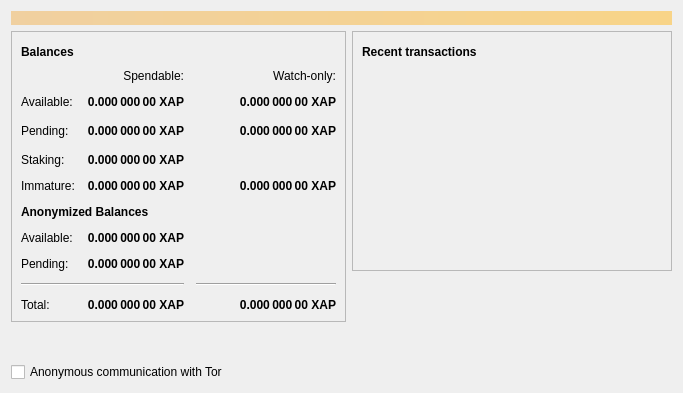
<?xml version="1.0" encoding="UTF-8"?>
<ui version="4.0">
 <class>OverviewPage</class>
 <widget class="QWidget" name="OverviewPage">
  <property name="geometry">
   <rect>
    <x>0</x>
    <y>0</y>
    <width>683</width>
    <height>393</height>
   </rect>
  </property>
  <property name="windowTitle">
   <string>Form</string>
  </property>
  <layout class="QVBoxLayout" name="topLayout">
   <item>
    <widget class="QLabel" name="labelAlerts">
     <property name="visible">
      <bool>false</bool>
     </property>
     <property name="styleSheet">
      <string notr="true">QLabel { background-color: qlineargradient(x1: 0, y1: 0, x2: 1, y2: 0, stop:0 #F0D0A0, stop:1 #F8D488); color:#000000; }</string>
     </property>
     <property name="wordWrap">
      <bool>true</bool>
     </property>
     <property name="margin">
      <number>3</number>
     </property>
     <property name="textInteractionFlags">
      <set>Qt::TextSelectableByMouse</set>
     </property>
    </widget>
   </item>
   <item>
    <layout class="QHBoxLayout" name="horizontalLayout" stretch="1,1">
     <item>
      <layout class="QVBoxLayout" name="verticalLayout_2">
       <item>
        <widget class="QFrame" name="frame">
         <property name="frameShape">
          <enum>QFrame::StyledPanel</enum>
         </property>
         <property name="frameShadow">
          <enum>QFrame::Raised</enum>
         </property>
         <layout class="QVBoxLayout" name="verticalLayout_4">
          <item>
           <layout class="QHBoxLayout" name="horizontalLayout_4">
            <item>
             <widget class="QLabel" name="label_5">
              <property name="font">
               <font>
                <weight>75</weight>
                <bold>true</bold>
               </font>
              </property>
              <property name="text">
               <string>Balances</string>
              </property>
             </widget>
            </item>
            <item>
             <widget class="QPushButton" name="labelWalletStatus">
              <property name="enabled">
               <bool>false</bool>
              </property>
              <property name="maximumSize">
               <size>
                <width>30</width>
                <height>16777215</height>
               </size>
              </property>
              <property name="toolTip">
               <string>The displayed information may be out of date. Your wallet automatically synchronizes with the Apollon network after a connection is established, but this process has not completed yet.</string>
              </property>
              <property name="text">
               <string/>
              </property>
              <property name="icon">
               <iconset resource="../bitcoin.qrc">
                <normaloff>:/icons/warning</normaloff>
                <disabledoff>:/icons/warning</disabledoff>:/icons/warning</iconset>
              </property>
              <property name="iconSize">
               <size>
                <width>24</width>
                <height>24</height>
               </size>
              </property>
              <property name="flat">
               <bool>true</bool>
              </property>
             </widget>
            </item>
            <item>
             <spacer name="horizontalSpacer_3">
              <property name="orientation">
               <enum>Qt::Horizontal</enum>
              </property>
              <property name="sizeHint" stdset="0">
               <size>
                <width>40</width>
                <height>20</height>
               </size>
              </property>
             </spacer>
            </item>
           </layout>
          </item>
          <item>
           <layout class="QGridLayout" name="gridLayout">
            <property name="spacing">
             <number>12</number>
            </property>
            <item row="4" column="2">
             <widget class="QLabel" name="labelWatchImmature">
              <property name="font">
               <font>
                <weight>75</weight>
                <bold>true</bold>
               </font>
              </property>
              <property name="cursor">
               <cursorShape>IBeamCursor</cursorShape>
              </property>
              <property name="toolTip">
               <string>Mined balance in watch-only addresses that has not yet matured</string>
              </property>
              <property name="text">
               <string notr="true">0.000 000 00 XAP</string>
              </property>
              <property name="alignment">
               <set>Qt::AlignRight|Qt::AlignTrailing|Qt::AlignVCenter</set>
              </property>
              <property name="textInteractionFlags">
               <set>Qt::LinksAccessibleByMouse|Qt::TextSelectableByKeyboard|Qt::TextSelectableByMouse</set>
              </property>
             </widget>
            </item>
            <item row="2" column="2">
             <widget class="QLabel" name="labelWatchPending">
              <property name="font">
               <font>
                <weight>75</weight>
                <bold>true</bold>
               </font>
              </property>
              <property name="cursor">
               <cursorShape>IBeamCursor</cursorShape>
              </property>
              <property name="toolTip">
               <string>Unconfirmed transactions to watch-only addresses</string>
              </property>
              <property name="text">
               <string notr="true">0.000 000 00 XAP</string>
              </property>
              <property name="alignment">
               <set>Qt::AlignRight|Qt::AlignTrailing|Qt::AlignVCenter</set>
              </property>
              <property name="textInteractionFlags">
               <set>Qt::LinksAccessibleByMouse|Qt::TextSelectableByKeyboard|Qt::TextSelectableByMouse</set>
              </property>
             </widget>
            </item>
            <item row="8" column="1">
             <widget class="QLabel" name="labelSigmaPending">
              <property name="font">
               <font>
                <weight>75</weight>
                <bold>true</bold>
               </font>
              </property>
              <property name="cursor">
               <cursorShape>IBeamCursor</cursorShape>
              </property>
              <property name="toolTip">
               <string>Total of anonymize transactions that have yet to be confirmed, and do not yet count toward the spendable balance</string>
              </property>
              <property name="text">
               <string notr="true">0.000 000 00 XAP</string>
              </property>
              <property name="alignment">
               <set>Qt::AlignRight|Qt::AlignTrailing|Qt::AlignVCenter</set>
              </property>
              <property name="textInteractionFlags">
               <set>Qt::LinksAccessibleByMouse|Qt::TextSelectableByKeyboard|Qt::TextSelectableByMouse</set>
              </property>
             </widget>
            </item>
            <item row="5" column="0" colspan="2">
             <widget class="QLabel" name="label">
              <property name="font">
               <font>
                <weight>75</weight>
                <bold>true</bold>
               </font>
              </property>
              <property name="text">
               <string>Anonymized Balances</string>
              </property>
             </widget>
            </item>
            <item row="1" column="2">
             <widget class="QLabel" name="labelWatchAvailable">
              <property name="font">
               <font>
                <weight>75</weight>
                <bold>true</bold>
               </font>
              </property>
              <property name="cursor">
               <cursorShape>IBeamCursor</cursorShape>
              </property>
              <property name="toolTip">
               <string>Your current balance in watch-only addresses</string>
              </property>
              <property name="text">
               <string notr="true">0.000 000 00 XAP</string>
              </property>
              <property name="alignment">
               <set>Qt::AlignRight|Qt::AlignTrailing|Qt::AlignVCenter</set>
              </property>
              <property name="textInteractionFlags">
               <set>Qt::LinksAccessibleByMouse|Qt::TextSelectableByKeyboard|Qt::TextSelectableByMouse</set>
              </property>
             </widget>
            </item>
            <item row="7" column="0">
             <widget class="QLabel" name="labelSigmaBalanceText">
              <property name="text">
               <string>Available:</string>
              </property>
             </widget>
            </item>
            <item row="0" column="2">
             <widget class="QLabel" name="labelWatchonly">
              <property name="text">
               <string>Watch-only:</string>
              </property>
              <property name="alignment">
               <set>Qt::AlignRight|Qt::AlignTrailing|Qt::AlignVCenter</set>
              </property>
             </widget>
            </item>
            <item row="10" column="0">
             <widget class="QLabel" name="labelTotalText">
              <property name="text">
               <string>Total:</string>
              </property>
             </widget>
            </item>
            <item row="7" column="1">
             <widget class="QLabel" name="labelSigmaBalance">
              <property name="font">
               <font>
                <weight>75</weight>
                <bold>true</bold>
               </font>
              </property>
              <property name="cursor">
               <cursorShape>IBeamCursor</cursorShape>
              </property>
              <property name="toolTip">
               <string>Your current spendable anonymized balance</string>
              </property>
              <property name="text">
               <string>0.000 000 00 XAP</string>
              </property>
              <property name="alignment">
               <set>Qt::AlignRight|Qt::AlignTrailing|Qt::AlignVCenter</set>
              </property>
              <property name="textInteractionFlags">
               <set>Qt::LinksAccessibleByMouse|Qt::TextSelectableByKeyboard|Qt::TextSelectableByMouse</set>
              </property>
             </widget>
            </item>
            <item row="4" column="1">
             <widget class="QLabel" name="labelImmature">
              <property name="font">
               <font>
                <weight>75</weight>
                <bold>true</bold>
               </font>
              </property>
              <property name="cursor">
               <cursorShape>IBeamCursor</cursorShape>
              </property>
              <property name="toolTip">
               <string>Mined balance that has not yet matured</string>
              </property>
              <property name="text">
               <string notr="true">0.000 000 00 XAP</string>
              </property>
              <property name="alignment">
               <set>Qt::AlignRight|Qt::AlignTrailing|Qt::AlignVCenter</set>
              </property>
              <property name="textInteractionFlags">
               <set>Qt::LinksAccessibleByMouse|Qt::TextSelectableByKeyboard|Qt::TextSelectableByMouse</set>
              </property>
             </widget>
            </item>
            <item row="8" column="0">
             <widget class="QLabel" name="labelSigmaPendingText">
              <property name="text">
               <string>Pending:</string>
              </property>
             </widget>
            </item>
            <item row="2" column="1">
             <widget class="QLabel" name="labelUnconfirmed">
              <property name="font">
               <font>
                <weight>75</weight>
                <bold>true</bold>
               </font>
              </property>
              <property name="cursor">
               <cursorShape>IBeamCursor</cursorShape>
              </property>
              <property name="toolTip">
               <string>Total of transactions that have yet to be confirmed, and do not yet count toward the spendable balance</string>
              </property>
              <property name="text">
               <string notr="true">0.000 000 00 XAP</string>
              </property>
              <property name="alignment">
               <set>Qt::AlignRight|Qt::AlignTrailing|Qt::AlignVCenter</set>
              </property>
              <property name="textInteractionFlags">
               <set>Qt::LinksAccessibleByMouse|Qt::TextSelectableByKeyboard|Qt::TextSelectableByMouse</set>
              </property>
             </widget>
            </item>
            <item row="2" column="3">
             <spacer name="horizontalSpacer_2">
              <property name="orientation">
               <enum>Qt::Horizontal</enum>
              </property>
              <property name="sizeHint" stdset="0">
               <size>
                <width>40</width>
                <height>20</height>
               </size>
              </property>
             </spacer>
            </item>
            <item row="1" column="1">
             <widget class="QLabel" name="labelBalance">
              <property name="font">
               <font>
                <weight>75</weight>
                <bold>true</bold>
               </font>
              </property>
              <property name="cursor">
               <cursorShape>IBeamCursor</cursorShape>
              </property>
              <property name="toolTip">
               <string>Your current spendable balance</string>
              </property>
              <property name="text">
               <string notr="true">0.000 000 00 XAP</string>
              </property>
              <property name="alignment">
               <set>Qt::AlignRight|Qt::AlignTrailing|Qt::AlignVCenter</set>
              </property>
              <property name="textInteractionFlags">
               <set>Qt::LinksAccessibleByMouse|Qt::TextSelectableByKeyboard|Qt::TextSelectableByMouse</set>
              </property>
             </widget>
            </item>
            <item row="4" column="0">
             <widget class="QLabel" name="labelImmatureText">
              <property name="text">
               <string>Immature:</string>
              </property>
             </widget>
            </item>
            <item row="1" column="0">
             <widget class="QLabel" name="labelBalanceText">
              <property name="text">
               <string>Available:</string>
              </property>
             </widget>
            </item>
            <item row="10" column="1">
             <widget class="QLabel" name="labelTotal">
              <property name="font">
               <font>
                <weight>75</weight>
                <bold>true</bold>
               </font>
              </property>
              <property name="cursor">
               <cursorShape>IBeamCursor</cursorShape>
              </property>
              <property name="toolTip">
               <string>Your current total balance</string>
              </property>
              <property name="text">
               <string notr="true">0.000 000 00 XAP</string>
              </property>
              <property name="alignment">
               <set>Qt::AlignRight|Qt::AlignTrailing|Qt::AlignVCenter</set>
              </property>
              <property name="textInteractionFlags">
               <set>Qt::LinksAccessibleByMouse|Qt::TextSelectableByKeyboard|Qt::TextSelectableByMouse</set>
              </property>
             </widget>
            </item>
            <item row="10" column="2">
             <widget class="QLabel" name="labelWatchTotal">
              <property name="font">
               <font>
                <weight>75</weight>
                <bold>true</bold>
               </font>
              </property>
              <property name="cursor">
               <cursorShape>IBeamCursor</cursorShape>
              </property>
              <property name="toolTip">
               <string>Current total balance in watch-only addresses</string>
              </property>
              <property name="text">
               <string notr="true">0.000 000 00 XAP</string>
              </property>
              <property name="alignment">
               <set>Qt::AlignRight|Qt::AlignTrailing|Qt::AlignVCenter</set>
              </property>
              <property name="textInteractionFlags">
               <set>Qt::LinksAccessibleByMouse|Qt::TextSelectableByKeyboard|Qt::TextSelectableByMouse</set>
              </property>
             </widget>
            </item>
            <item row="9" column="0" colspan="2">
             <widget class="Line" name="line">
              <property name="orientation">
               <enum>Qt::Horizontal</enum>
              </property>
             </widget>
            </item>
            <item row="9" column="2">
             <widget class="Line" name="lineWatchBalance">
              <property name="sizePolicy">
               <sizepolicy hsizetype="Preferred" vsizetype="Fixed">
                <horstretch>0</horstretch>
                <verstretch>0</verstretch>
               </sizepolicy>
              </property>
              <property name="minimumSize">
               <size>
                <width>140</width>
                <height>0</height>
               </size>
              </property>
              <property name="orientation">
               <enum>Qt::Horizontal</enum>
              </property>
             </widget>
            </item>
            <item row="2" column="0">
             <widget class="QLabel" name="labelPendingText">
              <property name="text">
               <string>Pending:</string>
              </property>
             </widget>
            </item>
            <item row="0" column="1">
             <widget class="QLabel" name="labelSpendable">
              <property name="text">
               <string>Spendable:</string>
              </property>
              <property name="alignment">
               <set>Qt::AlignRight|Qt::AlignTrailing|Qt::AlignVCenter</set>
              </property>
              <property name="textInteractionFlags">
               <set>Qt::LinksAccessibleByMouse|Qt::TextSelectableByKeyboard|Qt::TextSelectableByMouse</set>
              </property>
             </widget>
            </item>
            <item row="3" column="0">
             <widget class="QLabel" name="labelStaking">
              <property name="text">
               <string>Staking:</string>
              </property>
             </widget>
            </item>
            <item row="3" column="1">
             <widget class="QLabel" name="labelStakeBalance">
              <property name="font">
               <font>
                <weight>75</weight>
                <bold>true</bold>
               </font>
              </property>
              <property name="text">
               <string>0.000 000 00 XAP</string>
              </property>
              <property name="alignment">
               <set>Qt::AlignRight|Qt::AlignTrailing|Qt::AlignVCenter</set>
              </property>
             </widget>
            </item>
           </layout>
          </item>
         </layout>
        </widget>
       </item>
       <item>
        <spacer name="verticalSpacer">
         <property name="orientation">
          <enum>Qt::Vertical</enum>
         </property>
         <property name="sizeHint" stdset="0">
          <size>
           <width>20</width>
           <height>40</height>
          </size>
         </property>
        </spacer>
       </item>
       <item>
        <widget class="QCheckBox" name="checkboxEnabledTor">
         <property name="enabled">
          <bool>true</bool>
         </property>
         <property name="text">
          <string>Anonymous communication with Tor</string>
         </property>
         <property name="checked">
          <bool>false</bool>
         </property>
        </widget>
       </item>
      </layout>
     </item>
     <item>
      <layout class="QVBoxLayout" name="verticalLayout_3">
       <item>
        <widget class="QFrame" name="frame_2">
         <property name="frameShape">
          <enum>QFrame::StyledPanel</enum>
         </property>
         <property name="frameShadow">
          <enum>QFrame::Raised</enum>
         </property>
         <layout class="QVBoxLayout" name="verticalLayout">
          <item>
           <layout class="QHBoxLayout" name="horizontalLayout_2">
            <item>
             <widget class="QLabel" name="label_4">
              <property name="font">
               <font>
                <weight>75</weight>
                <bold>true</bold>
               </font>
              </property>
              <property name="text">
               <string>Recent transactions</string>
              </property>
             </widget>
            </item>
            <item>
             <widget class="QPushButton" name="labelTransactionsStatus">
              <property name="enabled">
               <bool>false</bool>
              </property>
              <property name="maximumSize">
               <size>
                <width>30</width>
                <height>16777215</height>
               </size>
              </property>
              <property name="toolTip">
               <string>The displayed information may be out of date. Your wallet automatically synchronizes with the Apollon network after a connection is established, but this process has not completed yet.</string>
              </property>
              <property name="text">
               <string/>
              </property>
              <property name="icon">
               <iconset resource="../bitcoin.qrc">
                <normaloff>:/icons/warning</normaloff>
                <disabledoff>:/icons/warning</disabledoff>:/icons/warning</iconset>
              </property>
              <property name="iconSize">
               <size>
                <width>24</width>
                <height>24</height>
               </size>
              </property>
              <property name="flat">
               <bool>true</bool>
              </property>
             </widget>
            </item>
            <item>
             <spacer name="horizontalSpacer">
              <property name="orientation">
               <enum>Qt::Horizontal</enum>
              </property>
              <property name="sizeHint" stdset="0">
               <size>
                <width>40</width>
                <height>20</height>
               </size>
              </property>
             </spacer>
            </item>
           </layout>
          </item>
          <item>
           <widget class="QListView" name="listTransactions">
            <property name="styleSheet">
             <string notr="true">QListView { background: transparent; }</string>
            </property>
            <property name="frameShape">
             <enum>QFrame::NoFrame</enum>
            </property>
            <property name="verticalScrollBarPolicy">
             <enum>Qt::ScrollBarAlwaysOff</enum>
            </property>
            <property name="horizontalScrollBarPolicy">
             <enum>Qt::ScrollBarAlwaysOff</enum>
            </property>
            <property name="selectionMode">
             <enum>QAbstractItemView::NoSelection</enum>
            </property>
           </widget>
          </item>
         </layout>
        </widget>
       </item>
       <item>
        <spacer name="verticalSpacer_2">
         <property name="orientation">
          <enum>Qt::Vertical</enum>
         </property>
         <property name="sizeHint" stdset="0">
          <size>
           <width>20</width>
           <height>40</height>
          </size>
         </property>
        </spacer>
       </item>
      </layout>
     </item>
    </layout>
   </item>
  </layout>
 </widget>
 <resources>
  <include location="../bitcoin.qrc"/>
 </resources>
 <connections/>
</ui>
